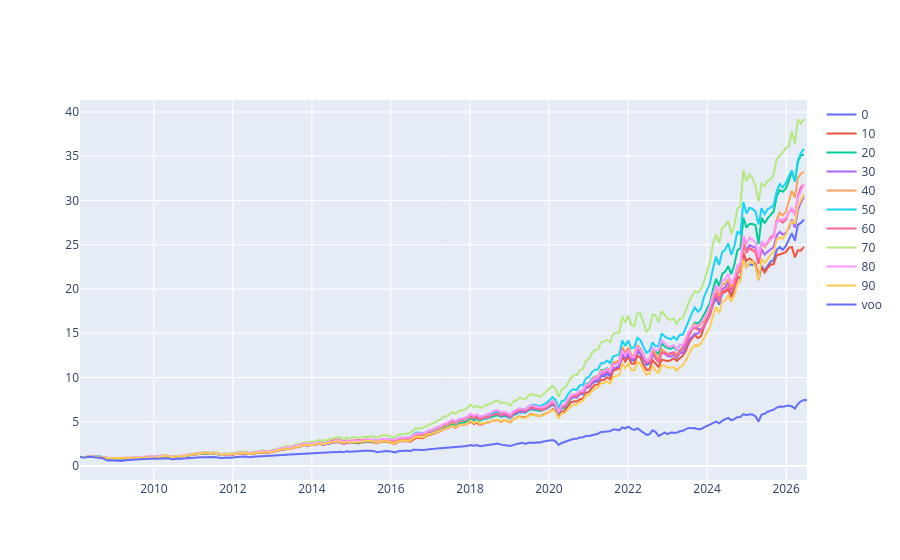

Notebook code for this chart:
### Code cell
import plotly.graph_objects as go
df_pop = pd.read_parquet('s3://jdinvestment/0d_no_kits/populations/gen_149.parquet')
fig = go.Figure()
for index in range(0,100,10):
    df_value = pd.read_parquet('s3://jdinvestment/0d_no_kits/portfolio_values/sim_{}.parquet'.format(df_pop.index[index])).iloc[:, :-2]
    dates = pd.Series(pd.to_datetime(df_value.columns.str.replace('_',' ')))
    df_value.columns = dates.values
    fig.add_trace(go.Scatter( x = df_value.columns, y = df_value.values[0]/df_value.values[0,0],name = index), )
s_voo = s_voo.loc[s_voo.index >= df_value.columns.min()]
fig.add_trace(go.Scatter(x = s_voo.index, y = s_voo.values/s_voo.values[0], name = 'voo'))
fig.show()

### Figure 1 — Plotly figure (JSON) as saved in the notebook; plotly's stock layout.template omitted (floating-point values rounded to 4 significant figures; data arrays with more than 128 entries replaced by an {"elided": "..."} marker saying what was removed)
{"data": [{"name": "0", "type": "scatter", "x": {"elided": "240 str values"}, "y": {"elided": "240 float values"}}, {"name": "10", "type": "scatter", "x": {"elided": "240 str values"}, "y": {"elided": "240 float values"}}, {"name": "20", "type": "scatter", "x": {"elided": "240 str values"}, "y": {"elided": "240 float values"}}, {"name": "30", "type": "scatter", "x": {"elided": "240 str values"}, "y": {"elided": "240 float values"}}, {"name": "40", "type": "scatter", "x": {"elided": "240 str values"}, "y": {"elided": "240 float values"}}, {"name": "50", "type": "scatter", "x": {"elided": "240 str values"}, "y": {"elided": "240 float values"}}, {"name": "60", "type": "scatter", "x": {"elided": "240 str values"}, "y": {"elided": "240 float values"}}, {"name": "70", "type": "scatter", "x": {"elided": "240 str values"}, "y": {"elided": "240 float values"}}, {"name": "80", "type": "scatter", "x": {"elided": "240 str values"}, "y": {"elided": "240 float values"}}, {"name": "90", "type": "scatter", "x": {"elided": "240 str values"}, "y": {"elided": "240 float values"}}, {"name": "voo", "type": "scatter", "x": {"elided": "241 str values"}, "y": {"elided": "241 float values"}}], "layout": {}}
